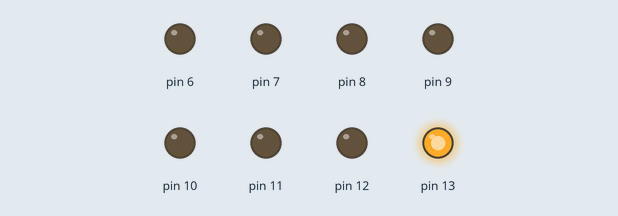
Bench run of a sketch on a simulated Arduino Uno, built with avr-gcc and run on an emulated ATmega328P. Parts: output pins drawn as LEDs (lit = HIGH).

Above: at 0.05 s.
At 0.35 s:
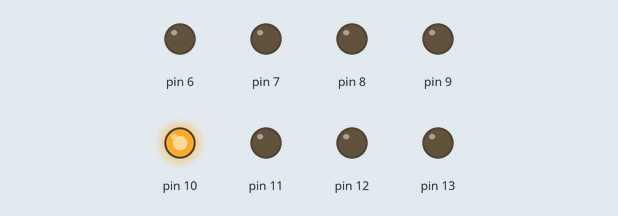
At 0.75 s:
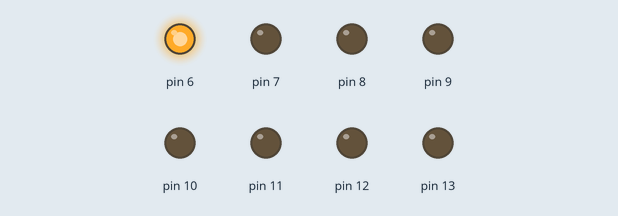
At 1.45 s:
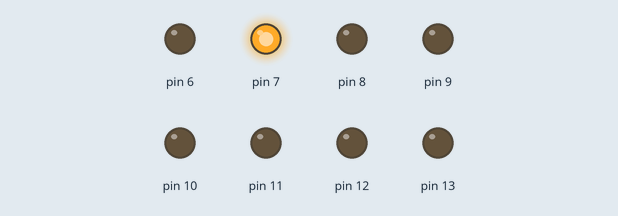
At 2.15 s:
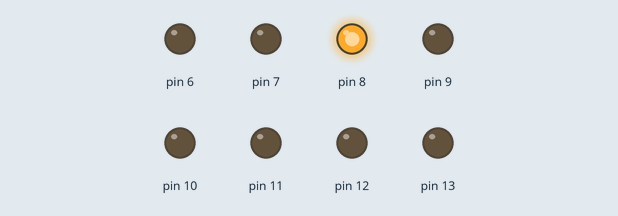
At 2.85 s:
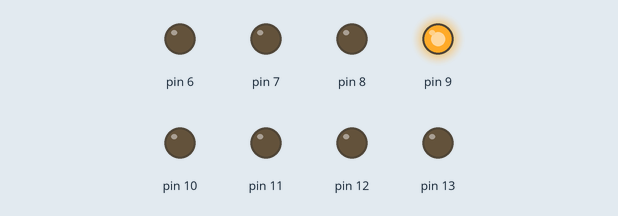
Timing chart, 0 to 3.1 s (numbered marks = the images above):
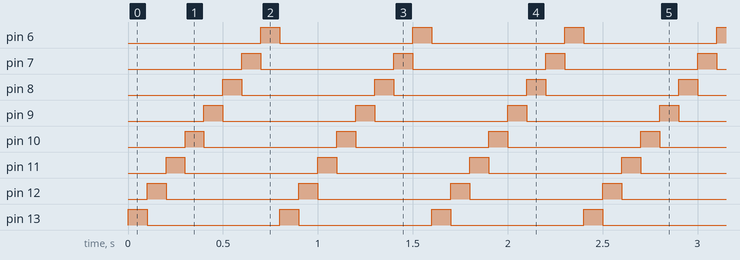

The sketch:

13BlinkEightLedsWithFunctionTurnOnPin.ino
```cpp
void turnOnAll() {
  for (int pin = 13; pin >= 6; pin--) {
    digitalWrite(pin, HIGH);
  }
}

void turnOffAll() {
  for (int pin = 13; pin >= 6; pin--) {
    digitalWrite(pin, LOW);
  }
}

void turnOnPin(int pin) {
  turnOffAll();
  digitalWrite(pin, HIGH);
}

void setup() {
  for (int pin = 13; pin >= 6; pin--) {
    pinMode(pin, OUTPUT);
  }
}

void loop() {
  for (int pin = 13; pin >= 6; pin--) {
    turnOnPin(pin);
    delay(100);
  }
}
```

Measured:
- by itself, pin 6–13: alternates HIGH for 0.10 s and LOW for 0.70 s
- by itself, everything shown: repeats every 0.80 s, in 8 steps
